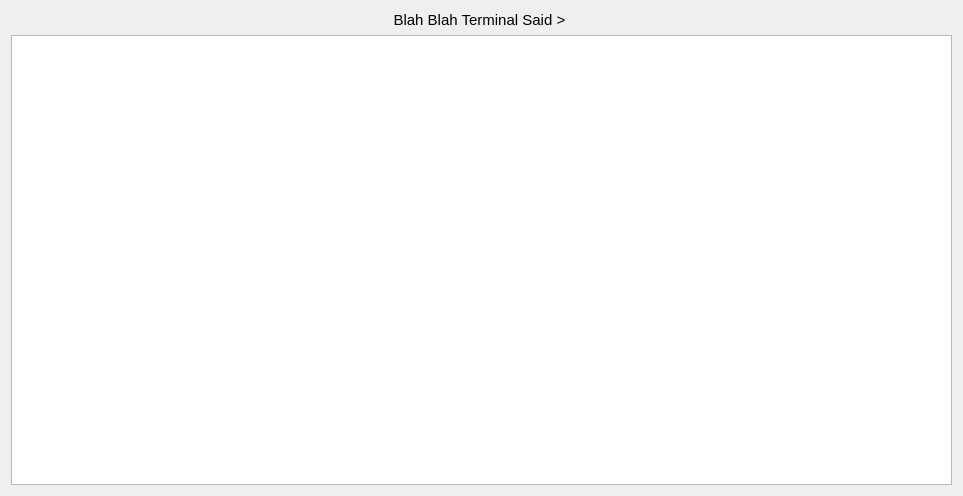
<?xml version="1.0" encoding="UTF-8"?>
<ui version="4.0">
 <class>TerminalUI</class>
 <widget class="QDialog" name="TerminalUI">
  <property name="geometry">
   <rect>
    <x>0</x>
    <y>0</y>
    <width>963</width>
    <height>496</height>
   </rect>
  </property>
  <property name="windowTitle">
   <string>Dialog</string>
  </property>
  <layout class="QHBoxLayout" name="horizontalLayout">
   <item>
    <layout class="QVBoxLayout" name="verticalLayout">
     <item>
      <widget class="QLabel" name="label_2">
       <property name="font">
        <font>
         <pointsize>11</pointsize>
        </font>
       </property>
       <property name="text">
        <string>Blah Blah Terminal Said &gt; </string>
       </property>
       <property name="alignment">
        <set>Qt::AlignHCenter|Qt::AlignTop</set>
       </property>
      </widget>
     </item>
     <item>
      <widget class="QPlainTextEdit" name="terminalOutput">
       <property name="readOnly">
        <bool>true</bool>
       </property>
      </widget>
     </item>
    </layout>
   </item>
  </layout>
 </widget>
 <resources/>
 <connections/>
</ui>
